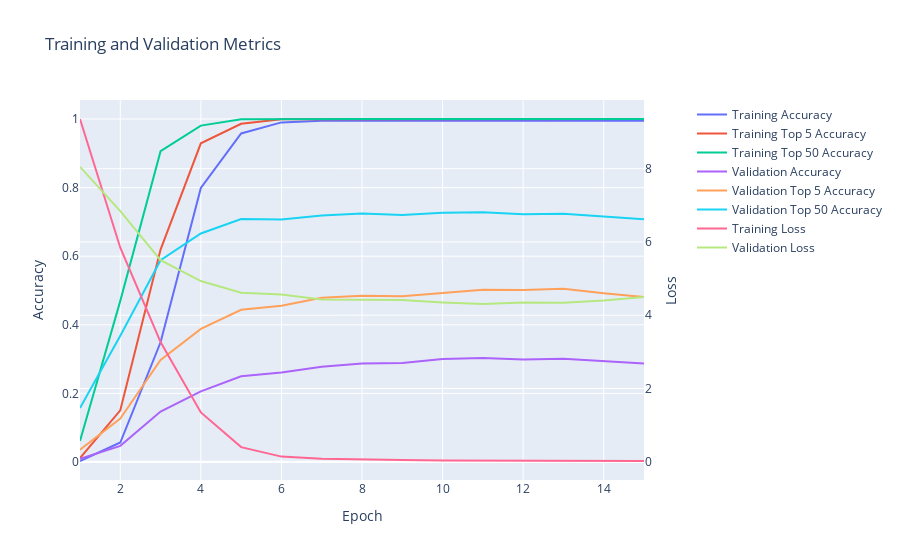

Notebook code for this chart:
### Code cell
arcface_cross_entropy_model.display_training_history()

### Figure 1 — Plotly figure (JSON) as saved in the notebook; plotly's stock layout.template omitted (floating-point values rounded to 4 significant figures)
{"data": [{"mode": "lines", "name": "Training Accuracy", "type": "scatter", "x": [1, 2, 3, 4, 5, 6, 7, 8, 9, 10, 11, 12, 13, 14, 15], "xaxis": "x", "y": [0.002851, 0.05676, 0.349, 0.7992, 0.9579, 0.9901, 0.9948, 0.9948, 0.9945, 0.9951, 0.9948, 0.995, 0.9951, 0.9949, 0.9949, 0.9952], "yaxis": "y"}, {"mode": "lines", "name": "Training Top 5 Accuracy", "type": "scatter", "x": [1, 2, 3, 4, 5, 6, 7, 8, 9, 10, 11, 12, 13, 14, 15], "xaxis": "x", "y": [0.01158, 0.1507, 0.6192, 0.9292, 0.9859, 0.999, 0.9996, 0.9998, 1.0, 1.0, 1.0, 1.0, 1.0, 1.0, 1.0, 1.0], "yaxis": "y"}, {"mode": "lines", "name": "Training Top 50 Accuracy", "type": "scatter", "x": [1, 2, 3, 4, 5, 6, 7, 8, 9, 10, 11, 12, 13, 14, 15], "xaxis": "x", "y": [0.06159, 0.4697, 0.9064, 0.9807, 0.999, 1.0, 1.0, 1.0, 1.0, 1.0, 1.0, 1.0, 1.0, 1.0, 1.0, 1.0], "yaxis": "y"}, {"mode": "lines", "name": "Validation Accuracy", "type": "scatter", "x": [1, 2, 3, 4, 5, 6, 7, 8, 9, 10, 11, 12, 13, 14, 15], "xaxis": "x", "y": [0.00933, 0.04699, 0.1469, 0.2059, 0.2498, 0.2609, 0.2775, 0.2868, 0.2885, 0.2999, 0.3034, 0.2985, 0.301, 0.2937, 0.2868, 0.2882], "yaxis": "y"}, {"mode": "lines", "name": "Validation Top 5 Accuracy", "type": "scatter", "x": [1, 2, 3, 4, 5, 6, 7, 8, 9, 10, 11, 12, 13, 14, 15], "xaxis": "x", "y": [0.03559, 0.1268, 0.2975, 0.388, 0.4437, 0.4554, 0.4786, 0.4848, 0.4834, 0.4938, 0.5021, 0.5017, 0.5048, 0.4917, 0.481, 0.4876], "yaxis": "y"}, {"mode": "lines", "name": "Validation Top 50 Accuracy", "type": "scatter", "x": [1, 2, 3, 4, 5, 6, 7, 8, 9, 10, 11, 12, 13, 14, 15], "xaxis": "x", "y": [0.1572, 0.368, 0.5881, 0.6662, 0.7084, 0.7073, 0.7187, 0.7246, 0.7205, 0.7263, 0.7284, 0.7222, 0.7236, 0.7156, 0.7077, 0.7139], "yaxis": "y"}, {"mode": "lines", "name": "Training Loss", "type": "scatter", "x": [1, 2, 3, 4, 5, 6, 7, 8, 9, 10, 11, 12, 13, 14, 15], "xaxis": "x", "y": [9.356, 5.842, 3.267, 1.345, 0.3985, 0.1395, 0.07947, 0.05462, 0.046, 0.0342, 0.02911, 0.02443, 0.02231, 0.01988, 0.02088, 0.01939], "yaxis": "y2"}, {"mode": "lines", "name": "Validation Loss", "type": "scatter", "x": [1, 2, 3, 4, 5, 6, 7, 8, 9, 10, 11, 12, 13, 14, 15], "xaxis": "x", "y": [8.05, 6.842, 5.503, 4.933, 4.612, 4.565, 4.428, 4.414, 4.412, 4.35, 4.305, 4.345, 4.341, 4.399, 4.498, 4.425], "yaxis": "y2"}], "layout": {"title": {"text": "Training and Validation Metrics"}, "xaxis": {"anchor": "y", "domain": [0.0, 0.94], "title": {"text": "Epoch"}}, "yaxis": {"anchor": "x", "domain": [0.0, 1.0], "title": {"text": "Accuracy"}}, "yaxis2": {"anchor": "x", "overlaying": "y", "side": "right", "title": {"text": "Loss"}}}}
